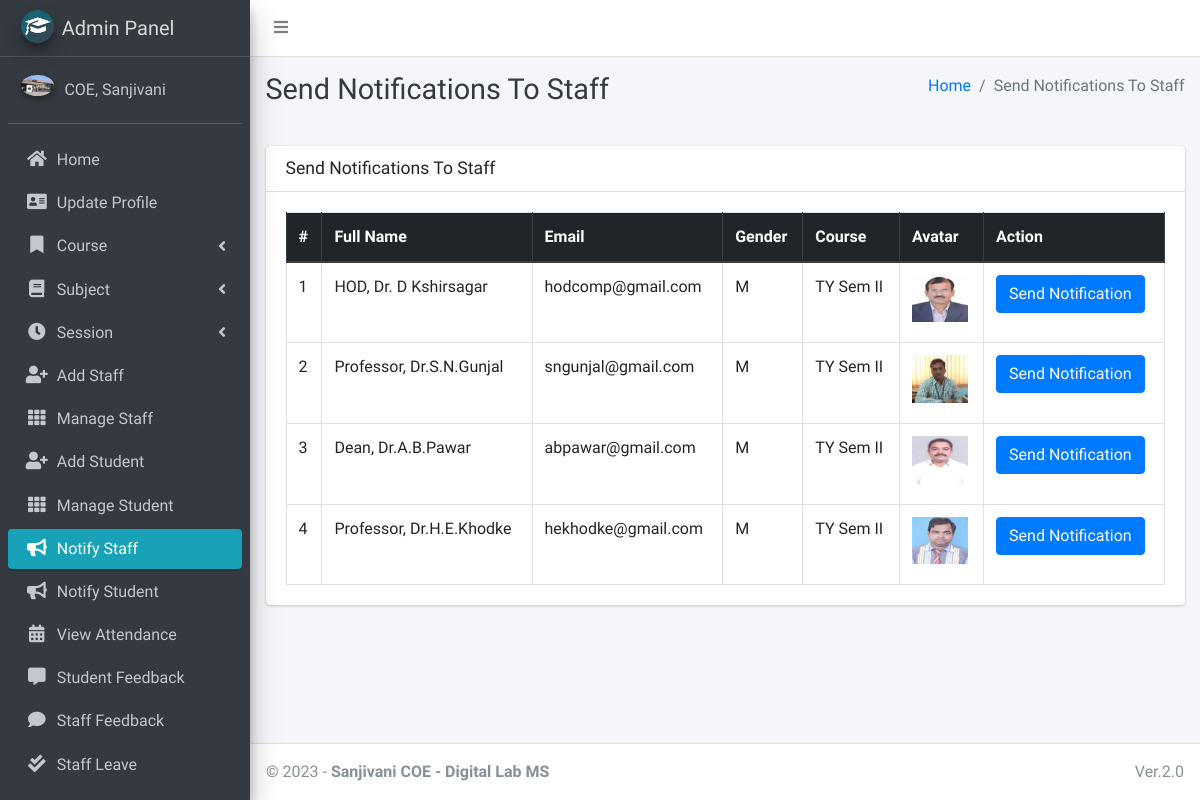
The page /admin_notify_staff (signed in) on the database its author committed.
### main_app/models.py (models this page shows, shortened)
class CustomUser(AbstractUser):
    USER_TYPE = ((1, "HOD"), (2, "Staff"), (3, "Student"))
    GENDER = [("M", "Male"), ("F", "Female")]
    username = None  # Removed username, using email instead
    email = models.EmailField(unique=True)
    user_type = models.CharField(default=1, choices=USER_TYPE, max_length=1)
    gender = models.CharField(max_length=1, choices=GENDER)
    profile_pic = models.ImageField()
    address = models.TextField()
    fcm_token = models.TextField(default="")  # For firebase notifications
    created_at = models.DateTimeField(auto_now_add=True)
    updated_at = models.DateTimeField(auto_now=True)
    USERNAME_FIELD = "email"
    REQUIRED_FIELDS = []
    objects = CustomUserManager()
    def __str__(self):
        return self.last_name + ", " + self.first_name

class Staff(models.Model):
    course = models.ForeignKey(Course, on_delete=models.DO_NOTHING, null=True, blank=False)
    admin = models.OneToOneField(CustomUser, on_delete=models.CASCADE)

class Course(models.Model):
    name = models.CharField(max_length=120)
    created_at = models.DateTimeField(auto_now_add=True)
    updated_at = models.DateTimeField(auto_now=True)

### main_app/hod_views.py (the view)
# urls.py: path("admin_notify_staff", hod_views.admin_notify_staff,
def admin_notify_staff(request):
    staff = CustomUser.objects.filter(user_type=2)
    context = {
        'page_title': "Send Notifications To Staff",
        'allStaff': staff
    }
    return render(request, "hod_template/staff_notification.html", context)

### main_app/templates/hod_template/staff_notification.html (shortened to what this page needs)
{% extends 'main_app/base.html' %}
{% load static %}
{% block page_title %}{{page_title}}{% endblock page_title %}
{% block content %}
<section class="content">
    <div class="container-fluid">
        <div class="row">
            <div class="col-md-12">
                <div class="card">
                    <div class="card-header">
                        <h3 class="card-title">{{page_title}}</h3>
                    </div>
                    <div class="card-body">
                        <table id="example2" class="table table-bordered table-hover">
                            <thead class="thead-dark">
                                <tr>
                                    <th>#</th>
                                    <th>Full Name</th>
                                    <th>Email</th>
                                    <th>Gender</th>
                                    <th>Course</th>
                                    <th>Avatar</th>
                                    <th>Action</th>
                                </tr>
                            </thead>
                            <tbody>
                                {% for staff in allStaff %}
                                <tr>
                                    <td>{{ forloop.counter }}</td>
                                    <td>{{staff.last_name}}, {{staff.first_name}}</td>
                                    <td>{{staff.email}}</td>
                                    <td>{{staff.gender}}</td>
                                    <td>{{staff.staff.course.name}}</td>
                                    <td>
                                        {% if staff.profile_pic == ""  %}
                                        No Image
                                        {% else %}
                                        <img class="img img-fluid mb-2" height="56" width="56"
                                            src="{{staff.profile_pic}}" alt="">
                                        {% endif %}
                                    </td>
                                    <td><button data-toggle = "modal" data-target = "#myModal"class="btn btn-primary show_notification" value="{{staff.id}}">Send Notification</button>
                                    </td>
                                </tr>
                                {% endfor %}
                            </tbody>
                        </table>
                    </div>
                </div>
            </div>
        </div>
    </div>
</section>
{% endblock content %}

### main_app/templates/main_app/base.html (shortened to what this page needs)
{% load static %}
<!DOCTYPE html>
<html>
<head>
    <link rel="stylesheet" href="{% static 'plugins/fontawesome-free/css/all.min.css'%} ">
    <link rel="stylesheet" href="https://code.ionicframework.com/ionicons/2.0.1/css/ionicons.min.css">
    <link rel="stylesheet"
        href="{% static 'plugins/tempusdominus-bootstrap-4/css/tempusdominus-bootstrap-4.min.css'%} ">
    <link rel="stylesheet" href="{% static 'plugins/icheck-bootstrap/icheck-bootstrap.min.css'%} ">
    <link rel="stylesheet" href="{% static 'dist/css/adminlte.min.css'%} ">
    <link rel="stylesheet" href="{% static 'plugins/overlayScrollbars/css/OverlayScrollbars.min.css'%} ">
    <link rel="stylesheet" href="{% static 'plugins/daterangepicker/daterangepicker.css'%} ">
</head>
<body class="hold-transition sidebar-mini layout-fixed">
    <div class="wrapper">
        <nav class="main-header navbar navbar-expand navbar-white navbar-light">
            <ul class="navbar-nav">
                <li class="nav-item">
                    <a class="nav-link" data-widget="pushmenu" href="#"><i class="fas fa-bars"></i></a>
                </li>
            </ul>
        </nav>
        {% include "main_app/sidebar_template.html" with user=user %}
        <div class="content-wrapper">
            <div class="content-header">
                <div class="container-fluid">
                    <div class="row mb-2">
                        <div class="col-sm-6">
                            <h1 class="m-0 text-dark">{% block page_title %}{% endblock page_title %}</h1>
                        </div>
                        <div class="col-sm-6">
                            <ol class="breadcrumb float-sm-right">
                                <li class="breadcrumb-item"><a href="#">Home</a></li>
                                <li class="breadcrumb-item active">{{ page_title }}</li>
                            </ol>
                        </div>
                    </div>
                </div>
            </div>
<section class="content">
    <div class="container-fluid">
        <div class="row">
            <div class="col-md-12">
            </div></div></div></section>
            {% block content %}
            {% endblock content %}
        </div>
        {% include "main_app/footer.html" %}
    </div>
</body>
</html>

### main_app/templates/main_app/sidebar_template.html (shortened to what this page needs)
{% load static %}
<aside class="main-sidebar sidebar-dark-info elevation-4">
    {% if request.user.user_type == '1' %}
    <a href="{% url 'admin_home' %}" class="brand-link">
        <img src="{% static 'dist/img/cmsl.png' %} " alt="AdminLTE Logo"
            class="brand-image img-circle elevation-3" >
        <span class="brand-text font-weight-light">Admin Panel</span>
    </a>
    <div class="sidebar">
        <div class="user-panel mt-3 pb-3 mb-3 d-flex">
            <div class="image">
                <img src="{{ request.user.profile_pic}}" class="img-circle elevation-2" alt="User Image">
            </div>
            <div class="info">
                <a href="#" class="d-block">{{user}}</a>
            </div>
        </div>
        <nav class="mt-2">
            <ul class="nav nav-pills nav-sidebar flex-column" data-widget="treeview" role="menu" data-accordion="false">
                <li class="nav-item">
                    {% url 'admin_home' as admin_home %}
                    <a href="{{admin_home}}" class="nav-link {% if admin_home == request.path %} active {% endif %}">
                        <i class="nav-icon fas fa-home"></i>
                        <p>
                            Home
                        </p>
                    </a>
                </li>
                <li class="nav-item">
                    {% url 'admin_view_profile' as admin_view_profile %}
                    <a href="{{admin_view_profile}}"
                        class="nav-link {% if admin_view_profile == request.path %} active {% endif %}">
                        <i class="nav-icon fas fa-address-card"></i>
                        <p>
                            Update Profile
                        </p>
                    </a>
                </li>
                <li class="nav-item has-treeview">
                    <a href="#" class="nav-link">
                        <i class="nav-icon fas fa-bookmark"></i>
                        <p>
                            Course
                            <i class="fas fa-angle-left right"></i>
                        </p>
                    </a>
                </li>
                <li class="nav-item has-treeview">
                    <a href="#" class="nav-link">
                        <i class="nav-icon fas fa-book"></i>
                        <p>
                            Subject
                            <i class="fas fa-angle-left right"></i>
                        </p>
                    </a>
                </li>
                <li class="nav-item has-treeview">
                    <a href="#" class="nav-link">
                        <i class="nav-icon fas fa-clock"></i>
                        <p>
                            Session
                            <i class="fas fa-angle-left right"></i>
                        </p>
                    </a>
                </li>
                <li class="nav-item">
                    {% url 'add_staff' as add_staff %}
                    <a href="{{add_staff}}" class="nav-link {% if add_staff == request.path %} active {% endif %}">
                        <i class="nav-icon fas fa-user-plus"></i>
                        <p>
                            Add Staff
                        </p>
                    </a>
                </li>
                <li class="nav-item">
                    {% url 'manage_staff' as manage_staff %}
                    {% url 'edit_staff' staff_id as edit_staff %}
                    <a href="{{manage_staff}}"
                        class="nav-link {% if manage_staff == request.path or request.path == edit_staff %} active {% endif %}">
                        <i class="nav-icon fas fa-th"></i>
                        <p>
                            Manage Staff
                        </p>
                    </a>
                </li>
                <li class="nav-item">
                    {% url 'add_student' as add_student%}
                    <a href="{{add_student}}" class="nav-link  {% if add_student == request.path %} active {% endif %}">
                        <i class="nav-icon fas fa-user-plus"></i>
                        <p>
                            Add Student
                        </p>
                    </a>
                </li>
                <li class="nav-item">
                    {% url 'manage_student' as manage_student %}
                    {% url 'edit_student' student_id as edit_student %}
                    <a href="{{manage_student}}"
                        class="nav-link  {% if edit_student == request.path or manage_student == request.path %} active {% endif %}">
                        <i class="nav-icon fas fa-th"></i>
                        <p>
                            Manage Student
                        </p>
                    </a>
                </li>
                <li class="nav-item">
                    {% url 'admin_notify_staff' as admin_notify_staff %}
                    <a href="{{admin_notify_staff}}"
                        class="nav-link {% if admin_notify_staff == request.path %} active {% endif %}">
                        <i class="nav-icon fas fa-bullhorn"></i>
                        <p>
                            Notify Staff
                        </p>
                    </a>
                </li>
                <li class="nav-item">
                    {% url 'admin_notify_student' as admin_notify_student %}
                    <a href="{{admin_notify_student}}"
                        class="nav-link {% if admin_notify_student == request.path %} active {% endif %}">
                        <i class="nav-icon fas fa-bullhorn"></i>
                        <p>
                            Notify Student
                        </p>
                    </a>
                </li>
                <li class="nav-item">
                    {% url 'admin_view_attendance' as admin_view_attendance %}
                <li class="nav-item">
                    <a href="{{admin_view_attendance}}"
                        class="nav-link  {% if admin_view_attendance == request.path %} active {% endif %}">
                        <i class="nav-icon fas fa-calendar-alt"></i>
                        <p>
                            View Attendance
                        </p>
                    </a>
                </li>
                <li class="nav-item">
                    {% url 'student_feedback_message' as student_feedback_message %}
                    <a href="{{ student_feedback_message }}"
                        class="nav-link  {% if student_feedback_message == request.path %} active {% endif %}">
                        <i class="nav-icon fas fa-comment-alt"></i>
                        <p>
                            Student Feedback
                        </p>
                    </a>
                </li>
                <li class="nav-item">
                    {% url 'staff_feedback_message' as staff_feedback_message %}
                    <a href="{{staff_feedback_message}}"
                        class="nav-link   {% if staff_feedback_message == request.path %} active {% endif %}">
                        <i class="nav-icon fas fa-comment"></i>
                        <p>
                            Staff Feedback
                        </p>
                    </a>
                </li>
                <li class="nav-item">
                    {% url 'view_staff_leave' as view_staff_leave %}
                    <a href="{{view_staff_leave}}"
                        class="nav-link  {% if view_staff_leave == request.path %} active {% endif %}">
                        <i class="nav-icon fas fa-check-double"></i>
                        <p>
                            Staff Leave
                        </p>
                    </a>
                </li>
                <li class="nav-item">
                    {% url 'view_student_leave' as view_student_leave %}
                    <a href="{% url 'view_student_leave' %}"
                        class="nav-link  {% if view_student_leave == request.path %} active {% endif %}">
                    </a>
                </li>
                                        {% endif %}
                                    </ul>
                                </nav>
                            </div>
</aside>

### main_app/templates/main_app/footer.html
<footer class="main-footer">
    &copy; {% now "Y" %} - <strong>Sanjivani COE - Digital Lab MS</strong>
    <div class="float-right d-none d-sm-inline-block">
       Ver.2.0
    </div>
</footer>

### rows shown on the page
CustomUser: last_name+first_name "COE, Sanjivani"
CustomUser: last_name "HOD", first_name "Dr. D Kshirsagar", email "hodcomp@gmail.com", gender "M", staff.course.name "TY Sem II", profile_pic (picture)
CustomUser: last_name "Professor", first_name "Dr.S.N.Gunjal", email "sngunjal@gmail.com", gender "M", staff.course.name "TY Sem II", profile_pic (picture)
CustomUser: last_name "Dean", first_name "Dr.A.B.Pawar", email "abpawar@gmail.com", gender "M", staff.course.name "TY Sem II", profile_pic (picture)
CustomUser: last_name "Professor", first_name "Dr.H.E.Khodke", email "hekhodke@gmail.com", gender "M", staff.course.name "TY Sem II", profile_pic (picture)

### other values the page prints
{{ page_title }} "Send Notifications To Staff"
